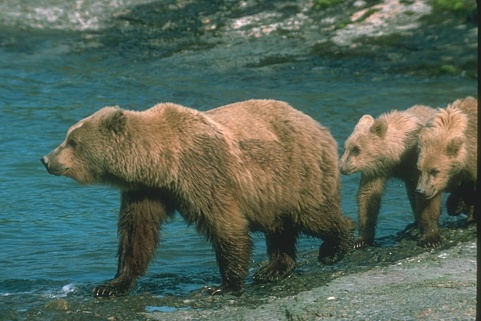
%> input picture datasets/training_hr_images/100075.png, 481 x 321 px; its folder holds only this picture in this run
$ octave generate_train.m   (GNU Octave 9; MATLAB toolbox functions it lacks are replaced by stand-ins)
%> lines starting %> are read from the running program, lines starting %| are printed output that depends on the picture
clear;close all;

folder = 'datasets/training_hr_images';

savepath = 'train.h5';
size_input = 41;
size_label = 41;
stride = 41;

%% scale factors
scale = [3, 4];
%% initialization
data = zeros(size_input, size_input, 1, 1);
label = zeros(size_label, size_label, 1, 1);

count = 0;
margain = 0;

%% generate data
filepaths = [];
filepaths = [filepaths; dir(fullfile(folder, '*.png'))];

for i = 1:length(filepaths)
    for flip = 1:2
        for degree = 1:4
            for s = 1:length(scale)
                image = imread(fullfile(folder, filepaths(i).name));
%> image is the input picture: size 321x481x3 uint8; mean R, G, B 84.4, 101.7, 89.2
                if flip == 1
                    image = flipdim(image, 1);
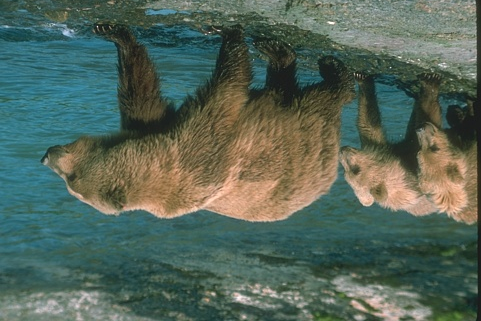
%> image: size 321x481x3 uint8; mean R, G, B 84.4, 101.7, 89.2; mean of the top-left, top-right, bottom-left and bottom-right quarters 81.9, 87.7, 98.1, 99.1
                end

                image = imrotate(image, 90 * (degree - 1));

                if size(image, 3) == 3
                    image = rgb2ycbcr(image);
%> image: size 321x481x3 uint8; mean of channels 1, 2, 3 97.6, 125.1, 121.3
                    image = im2double(image(:, :, 1));
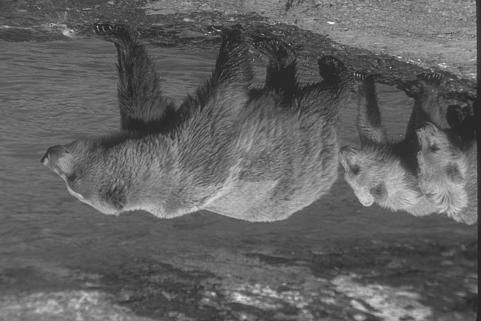
%> image: size 321x481 double; min 0.122, max 0.918, mean 0.383

%> (the run ends here)

$ run again, on datasets/training_hr_images/106025.png
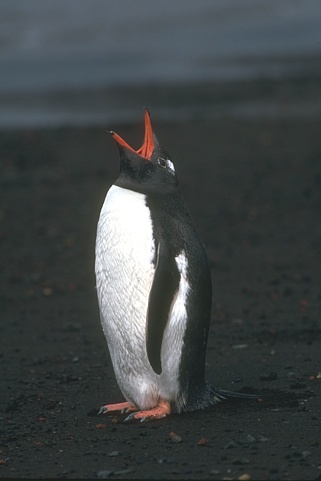
%> input picture datasets/training_hr_images/106025.png, 321 x 481 px
%> image is the input picture: size 481x321x3 uint8; mean R, G, B 65.3, 70.4, 71.2
%> `image = flipdim(image, 1);`:
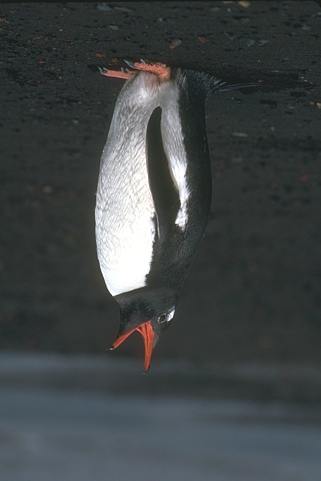
%> image: size 481x321x3 uint8; mean R, G, B 65.3, 70.4, 71.2; mean of the top-left, top-right, bottom-left and bottom-right quarters 77.1, 52.8, 82.3, 63.7

$ run again, on datasets/training_hr_images/112082.png
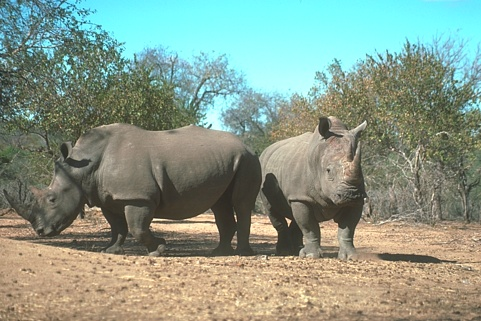
%> input picture datasets/training_hr_images/112082.png, 481 x 321 px
%> image is the input picture: size 321x481x3 uint8; mean R, G, B 136.5, 152.6, 136.8
%> `image = flipdim(image, 1);`:
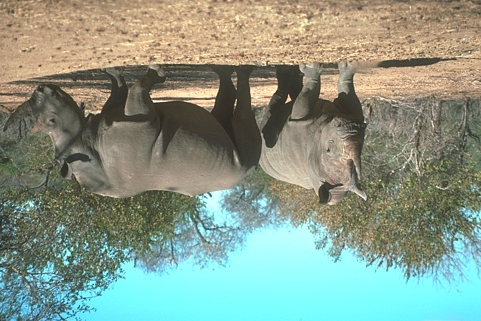
%> image: size 321x481x3 uint8; mean R, G, B 136.5, 152.6, 136.8; mean of the top-left, top-right, bottom-left and bottom-right quarters 124.7, 135.2, 141.5, 166.4
%> `image = im2double(image(:, :, 1));`:
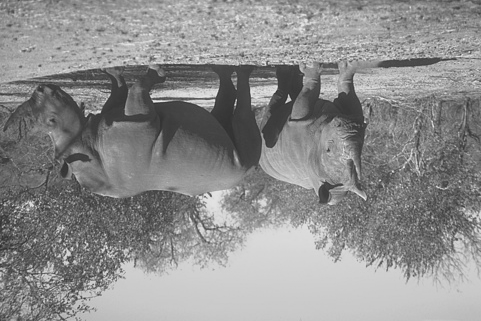
%> image: size 321x481 double; min 0.173, max 0.918, mean 0.554

$ run again, on datasets/training_hr_images/113009.png
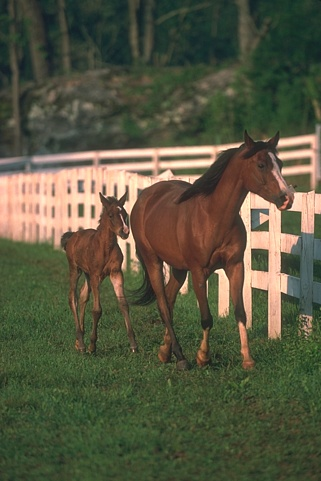
%> input picture datasets/training_hr_images/113009.png, 321 x 481 px
%> image is the input picture: size 481x321x3 uint8; mean R, G, B 86.6, 86.7, 64.5
%> `image = flipdim(image, 1);`:
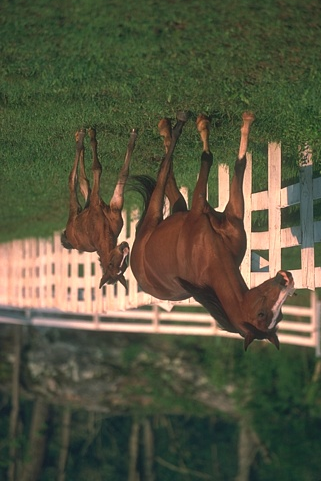
%> image: size 481x321x3 uint8; mean R, G, B 86.6, 86.7, 64.5; mean of the top-left, top-right, bottom-left and bottom-right quarters 67.3, 76.2, 95.3, 78.2
%> `image = im2double(image(:, :, 1));`:
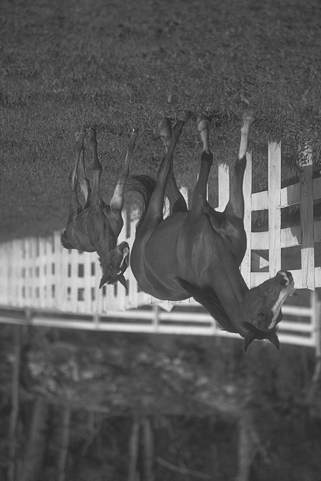
%> image: size 481x321 double; min 0.149, max 0.91, mean 0.346

$ run again, on datasets/training_hr_images/100080.png
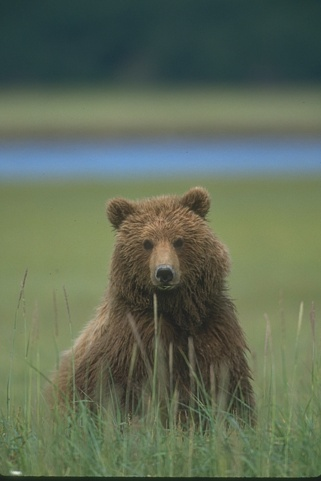
%> input picture datasets/training_hr_images/100080.png, 321 x 481 px
%> image is the input picture: size 481x321x3 uint8; mean R, G, B 95.8, 108, 87.5
%> `image = flipdim(image, 1);`:
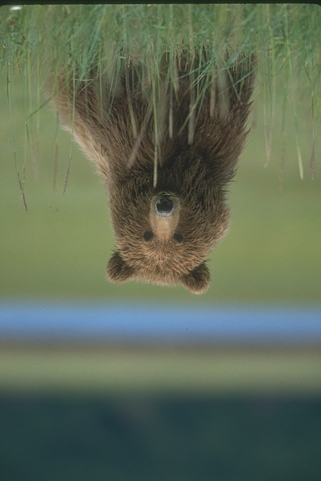
%> image: size 481x321x3 uint8; mean R, G, B 95.8, 108, 87.5; mean of the top-left, top-right, bottom-left and bottom-right quarters 102, 93.9, 96.6, 96
%> `image = im2double(image(:, :, 1));`:
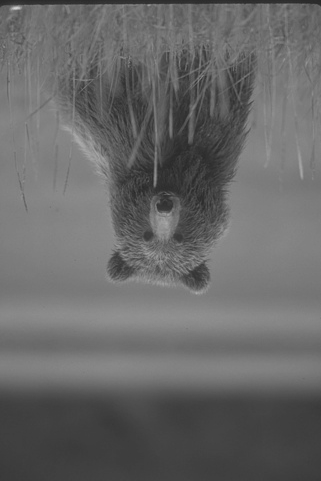
%> image: size 481x321 double; min 0.157, max 0.82, mean 0.406
